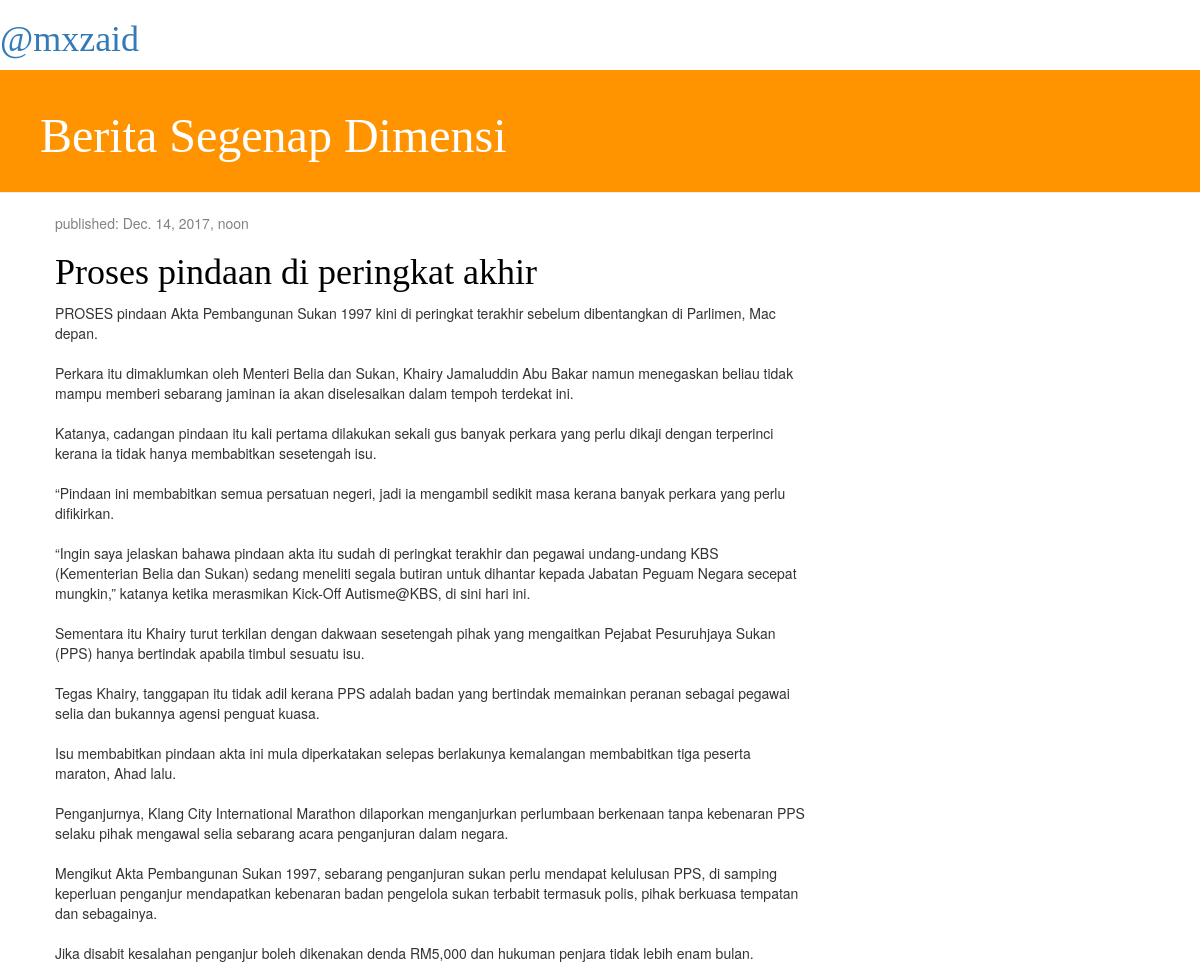
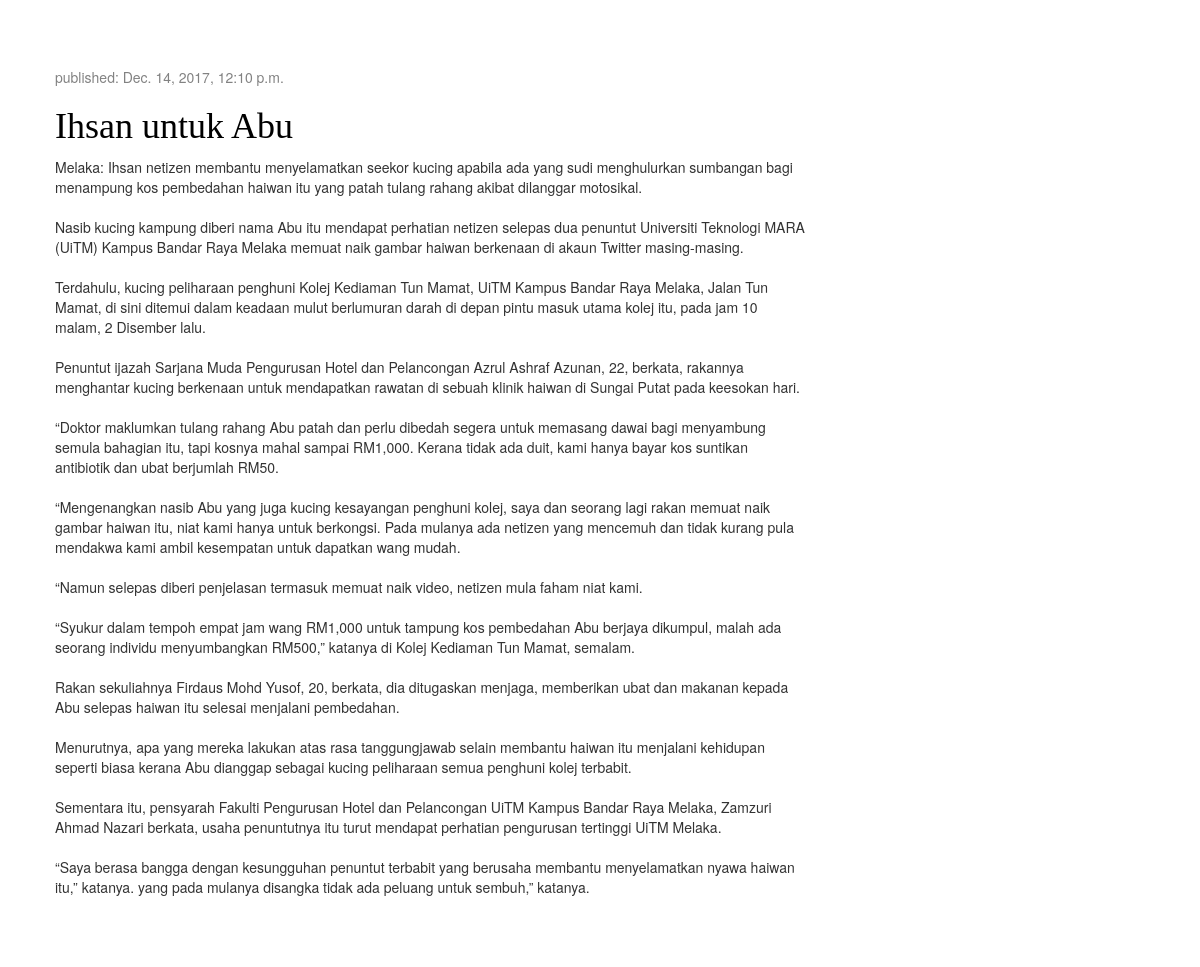
The page / on the database its author committed (2 pictures, top to bottom).
### blog/models.py (models this page shows, shortened)
class Post(models.Model):
    author = models.ForeignKey('auth.User',on_delete=models.CASCADE)
    title = models.CharField(max_length=200)
    text = models.TextField()
    created_date = models.DateTimeField(default=timezone.now)
    published_date = models.DateTimeField(blank=True, null=True)

### blog/views.py (the view)
# urls.py: url(r'^$', views.post_list, name='post_list'),
def post_list(request):
    posts = Post.objects.filter(published_date__lte=timezone.now()).order_by('published_date')
    return render(request, 'blog/post_list.html', {'posts': posts})

### blog/templates/blog/post_list.html
{% load staticfiles %}
<html>
    <head>
        <link rel="stylesheet" href="//maxcdn.bootstrapcdn.com/bootstrap/3.2.0/css/bootstrap.min.css">
        <link rel="stylesheet" href="//maxcdn.bootstrapcdn.com/bootstrap/3.2.0/css/bootstrap-theme.min.css">
        <link rel="stylesheet" href="{% static 'css/blog.css' %}">
    </head>
    <body>
        <div>
            <h1><a href="/">@mxzaid</a></h1>
        </div>
       <div class="page-header">
    <h1><a href="/">Berita Segenap Dimensi</a></h1>
	</div>
	<div class="content container">
    <div class="row">
        <div class="col-md-8">
            {% for post in posts %}
                <div class="post">
                    <div class="date">
                        <p>published: {{ post.published_date }}</p>
                    </div>
                    <h1><a href="">{{ post.title }}</a></h1>
                    <p>{{ post.text|linebreaksbr }}</p>
                </div>
            {% endfor %}
        </div>
    </div>
</div>
    </body>
</html>

### blog/static/css/blog.css (style rules this page uses)
.page-header { background-color: #ff9400; margin-top: 0; padding: 20px 20px 20px 40px; }
.page-header h1, .page-header h1 a, .page-header h1 a:visited, .page-header h1 a:active { color: #ffffff; font-size: 36pt; text-decoration: none; }
.content { margin-left: 40px; }
h1, h2, h3, h4 { font-family: 'Lobster', cursive; }
.date { color: #828282; }
.post { margin-bottom: 70px; }
.post h1 a, .post h1 a:visited { color: #000000; }

### rows shown on the page
Post: published_date "Dec. 14, 2017, noon", title "Proses pindaan di peringkat akhir", text "PROSES pindaan Akta Pembangunan Sukan 1997 kini di peringkat terakhir sebelum dibentangkan di Parlimen, Mac depan. Perkara itu dimaklumkan oleh Menteri Belia dan Sukan, Khairy Jamaluddin Abu Bakar namun menegaskan beliau tidak mampu memberi sebarang jaminan ia akan diselesaikan dalam tempoh terdekat ini. Katanya, cadangan pindaan itu kali pertama dilakukan sekali gus banyak perkara yang perlu dikaji dengan terperinci kerana ia tidak hanya membabitkan sesetengah isu. “Pindaan ini membabitkan semua persatuan negeri, jadi ia mengambil sedikit masa kerana banyak perkara yang perlu difikirkan. “Ingin saya jelaskan bahawa pindaan akta itu sudah di peringkat terakhir dan pegawai undang-undang KBS…"
Post: published_date "Dec. 14, 2017, 12:10 p.m.", title "Ihsan untuk Abu", text "Melaka: Ihsan netizen membantu menyelamatkan seekor kucing apabila ada yang sudi menghulurkan sumbangan bagi menampung kos pembedahan haiwan itu yang patah tulang rahang akibat dilanggar motosikal. Nasib kucing kampung diberi nama Abu itu mendapat perhatian netizen selepas dua penuntut Universiti Teknologi MARA (UiTM) Kampus Bandar Raya Melaka memuat naik gambar haiwan berkenaan di akaun Twitter masing-masing. Terdahulu, kucing peliharaan penghuni Kolej Kediaman Tun Mamat, UiTM Kampus Bandar Raya Melaka, Jalan Tun Mamat, di sini ditemui dalam keadaan mulut berlumuran darah di depan pintu masuk utama kolej itu, pada jam 10 malam, 2 Disember lalu. Penuntut ijazah Sarjana Muda Pengurusan Hotel…"
